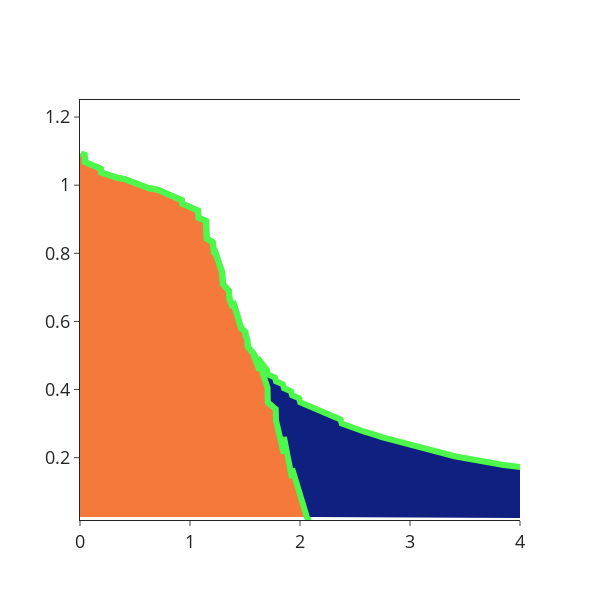

The code cell stored with this chart in its notebook:
### Code cell
#### Energy dependent alpha increase and decrease

resultsDF = pd.DataFrame(columns=['m_profile','t_space','x_prof','alpha_prof','active_region','deltaV'])
resultsDF2 = pd.DataFrame(columns=['m_profile','t_space','x_prof','alpha_prof','active_region','deltaV'])

def set_params(file=None):
    params = {}
    if file:
        with open(file, 'r') as f:
            params = json.load(f)
    else:
#         params['tau'] = .98
        params['tau_F'] = 12. # params['tau'] * 2
        params['tau_SG'] = 300. #params['tau'] * 150
        params['tau_SR'] = params['tau_SG']
        
        params['kc'] = 1.5 # '-stiff' # 0.98 # 'linear' # 0.5 #'soft' 1.
        params['km'] = 'stiff'      
        params['m0'] = 6.5
        params['x0'] = 1.9; 
        params['a0'] = 1.; params['xtt'] = 0.
        params['g'] = 35
        params['n'] = 6.
        
        params['a_max'] = 10
        
        params['time_resolution'] = 1.
#         params['type'] = 'stiff'
        params['color'] = None
        params['input_m'] = []
        
        params['tau_R0'] = 150 # params['tau_SG'] #* 2
#         params['TV0SR'] = 1.
#         params['TV0SG'] = 8.
        params['TV0SR'] = params['x0']
        params['TV0SG'] = params['x0']
        
        params['dynamics'] = 'updated_exp' # 'exp_dynamicTS'
        params['eps'] = (0., 1., 0.0) # mean, std, magnitude
        
        params['grid_resolution'] = 150
    
    return params

ins = np.array(
    [
        [24, 2.],
        [72, 10.],
        [360, 2.],
    ]
        )

params = set_params()
# params = set_params('./figures/figure4_dynamics_profiles/perm_mem_v2.png.json')
# ins = np.array(params['input_m'][0])

print(params)
resultsDF, params, priming_times, memory_times, stiffP, stiffA = run_profile(integrate_profile, ins, params, resultsDF)

mech_stats = np.abs(stiffP - stiffA) / params['m0']

params['a_c'] = params['a_c'].tolist()
print(np.amin(resultsDF['tSG']), np.mean(resultsDF['tSG']), np.amax(resultsDF['tSG']))
# print(resultsDF['active_region'])

### Figure 1 — Plotly figure (JSON) as saved in the notebook; plotly's stock layout.template omitted (floating-point values rounded to 4 significant figures; data arrays with more than 128 entries replaced by an {"elided": "..."} marker saying what was removed)
{"data": [{"fill": "tozerox", "fillcolor": "rgba(245, 121, 58, 1)", "mode": "none", "type": "scatter", "x": {"elided": "1000 float values"}, "y": {"elided": "1000 float values"}}, {"fill": "tonextx", "fillcolor": "rgba(15, 32, 128, 1)", "mode": "none", "type": "scatter", "x": {"elided": "1000 float values"}, "y": {"elided": "1000 float values"}}, {"line": {"color": "rgba(78, 247, 75, 1)", "width": 6}, "mode": "lines", "type": "scatter", "x": {"elided": "1000 float values"}, "y": {"elided": "1000 float values"}}, {"line": {"color": "rgba(78, 247, 75, 1)", "width": 6}, "mode": "lines", "type": "scatter", "x": {"elided": "1000 float values"}, "y": {"elided": "1000 float values"}}], "layout": {"font": {"size": 18}, "height": 600, "paper_bgcolor": "rgba(0,0,0,0)", "plot_bgcolor": "rgba(0,0,0,0)", "showlegend": false, "width": 600, "xaxis": {"mirror": true, "range": [0, 4], "showline": true}, "yaxis": {"mirror": false, "range": [0.0171, 1.25], "showline": true}}}
